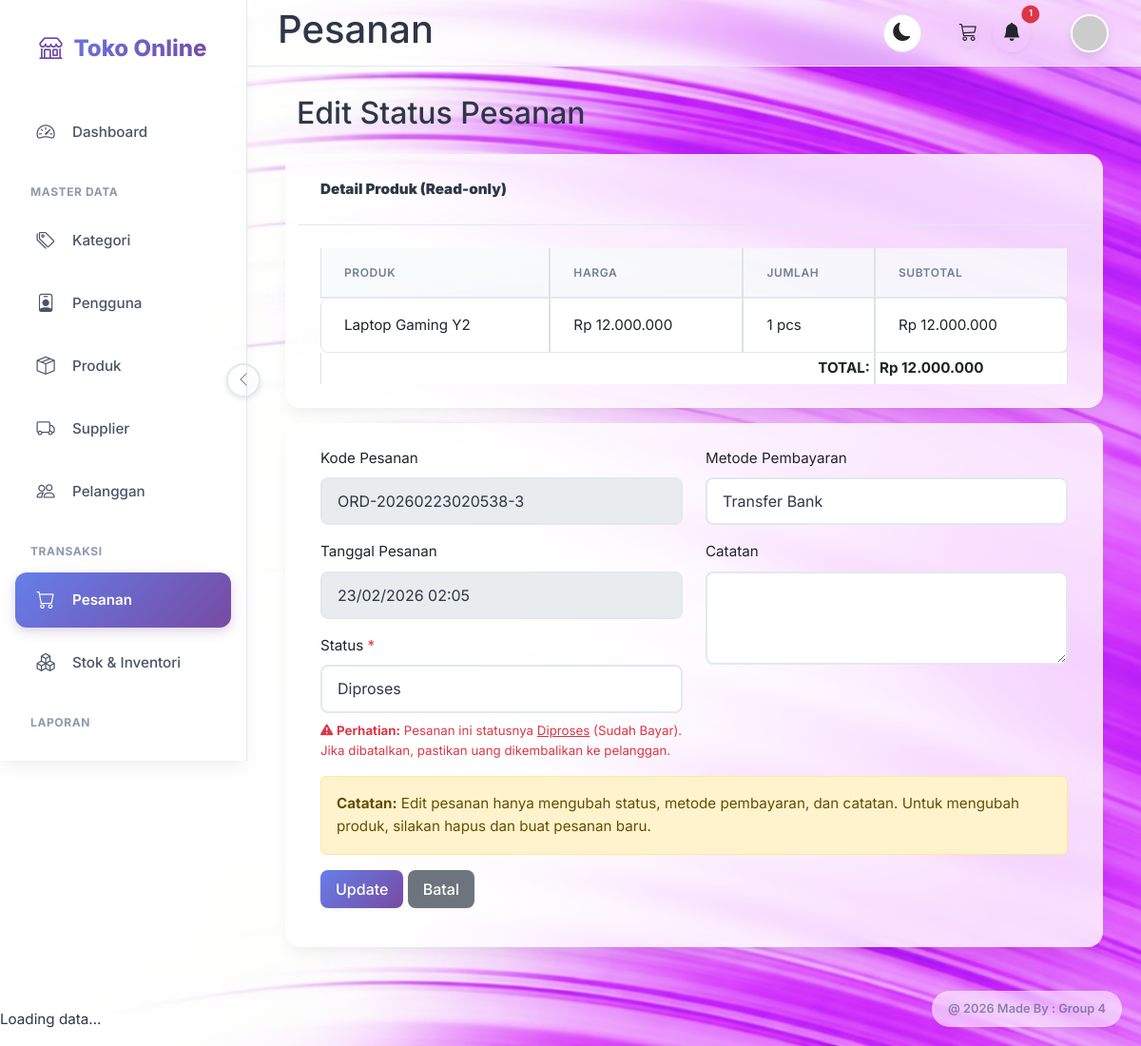
The page /pesanan/edit.php?id=2 (signed in) on the database its author committed.
### tables this page shows
CREATE TABLE `detail_pesanan` (
  `id` int(11) NOT NULL,
  `pesanan_id` int(11) NOT NULL,
  `produk_id` int(11) DEFAULT NULL,
  `jumlah` int(11) NOT NULL DEFAULT 1,
  `harga_satuan` decimal(15,2) NOT NULL DEFAULT 0.00,
  `subtotal` decimal(15,2) NOT NULL DEFAULT 0.00
);

CREATE TABLE `produk` (
  `id` int(11) NOT NULL,
  `kode_produk` varchar(20) NOT NULL,
  `nama_produk` varchar(100) NOT NULL,
  `kategori_id` int(11) DEFAULT NULL,
  `harga` decimal(15,2) NOT NULL DEFAULT 0.00,
  `stok` int(11) NOT NULL DEFAULT 0,
  `satuan` varchar(20) DEFAULT 'pcs',
  `deskripsi` text DEFAULT NULL,
  `photo` varchar(255) DEFAULT NULL,
  `supplier_id` int(11) DEFAULT NULL,
  `created_at` timestamp NOT NULL DEFAULT current_timestamp()
);

CREATE TABLE `pesanan` (
  `id` int(11) NOT NULL,
  `kode_pesanan` varchar(20) NOT NULL,
  `tanggal_pesanan` datetime NOT NULL,
  `pelanggan_id` int(11) DEFAULT NULL,
  `total_harga` decimal(15,2) NOT NULL DEFAULT 0.00,
  `status` enum('pending','diproses','dikirim','selesai','dibatalkan') DEFAULT 'pending',
  `metode_pembayaran` varchar(50) DEFAULT NULL,
  `catatan` text DEFAULT NULL,
  `created_at` timestamp NOT NULL DEFAULT current_timestamp()
);

### lib/functions.php (called while the page is built, shortened)
    <?php
function formatRupiah($amount)
{
    return 'Rp ' . number_format($amount, 0, ',', '.');
}
?>

### pesanan/edit.php (the view, shortened to what this page needs)
<?php
require_once '../lib/functions.php';
require_once '../config/database.php';
$id = $_GET['id'] ?? 0;
$sql_master = "SELECT * FROM `pesanan` WHERE `id` = ?";
$stmt_master = mysqli_prepare($connection, $sql_master);
mysqli_stmt_bind_param($stmt_master, 'i', $id);
mysqli_stmt_execute($stmt_master);
$result_master = mysqli_stmt_get_result($stmt_master);
$pesanan = mysqli_fetch_assoc($result_master);
$sql_detail = "SELECT dp.*, pr.nama_produk, pr.harga, pr.satuan
               FROM `detail_pesanan` dp
               LEFT JOIN `produk` pr ON dp.produk_id = pr.id
               WHERE dp.pesanan_id = ?";
$stmt_detail = mysqli_prepare($connection, $sql_detail);
mysqli_stmt_bind_param($stmt_detail, 'i', $id);
mysqli_stmt_execute($stmt_detail);
$result_detail = mysqli_stmt_get_result($stmt_detail);
?>
<?php include '../views/' . $THEME . '/header.php'; ?>
<?php include '../views/' . $THEME . '/sidebar.php'; ?>
<?php include '../views/' . $THEME . '/topnav.php'; ?>
<?php include '../views/' . $THEME . '/upper_block.php'; ?>
<div class="mb-3">
    <h2>Edit Status Pesanan</h2>
</div>
<div class="card mb-3">
    <div class="card-header">
        <strong>Detail Produk (Read-only)</strong>
    </div>
    <div class="card-body">
        <table class="table table-sm table-bordered">
            <thead>
                <tr>
                    <th>Produk</th>
                    <th>Harga</th>
                    <th>Jumlah</th>
                    <th>Subtotal</th>
                </tr>
            </thead>
            <tbody>
                <?php while ($detail = mysqli_fetch_assoc($result_detail)): ?>
                    <tr>
                        <td>
                            <?= htmlspecialchars($detail['nama_produk'] ?? 'Produk Dihapus') ?>
                        </td>
                        <td>
                            <?= formatRupiah($detail['harga_satuan']) ?>
                        </td>
                        <td>
                            <?= $detail['jumlah'] ?>
                            <?= htmlspecialchars($detail['satuan'] ?? '') ?>
                        </td>
                        <td>
                            <?= formatRupiah($detail['subtotal']) ?>
                        </td>
                    </tr>
                <?php endwhile; ?>
            </tbody>
            <tfoot>
                <tr>
                    <th colspan="3" class="text-end">TOTAL:</th>
                    <th>
                        <?= formatRupiah($pesanan['total_harga']) ?>
                    </th>
                </tr>
            </tfoot>
        </table>
    </div>
</div>
<div class="card">
    <div class="card-body">
        <form method="POST" action="">
            <div class="row">
                <div class="col-md-6">
                    <div class="mb-3">
                        <label class="form-label">Kode Pesanan</label>
                        <input type="text" class="form-control"
                            value="<?= htmlspecialchars($pesanan['kode_pesanan']) ?>" disabled>
                    </div>
                    <div class="mb-3">
                        <label class="form-label">Tanggal Pesanan</label>
                        <input type="text" class="form-control"
                            value="<?= date('d/m/Y H:i', strtotime($pesanan['tanggal_pesanan'])) ?>" disabled>
                    </div>
                    <div class="mb-3">
                        <label for="status" class="form-label">Status <span class="text-danger">*</span></label>
                        <select class="form-control" id="status" name="status" required>
                            <option value="diproses" <?= $pesanan['status'] == 'diproses' ? 'selected' : '' ?>>Diproses
                            </option>
                        </select>
                        <?php if (in_array($pesanan['status'], ['diproses', 'dikirim', 'selesai'])): ?>
                            <div class="form-text text-danger mt-2" id="refund-warning">
                                <i class="bi bi-exclamation-triangle-fill"></i>
                                <strong>Perhatian:</strong> Pesanan ini statusnya <u><?= ucfirst($pesanan['status']) ?></u>
                                (Sudah Bayar).
                                Jika dibatalkan, pastikan uang dikembalikan ke pelanggan.
                            </div>
                        <?php endif; ?>
                    </div>
                </div>
                <div class="col-md-6">
                    <div class="mb-3">
                        <label for="metode_pembayaran" class="form-label">Metode Pembayaran</label>
                        <select class="form-control" id="metode_pembayaran" name="metode_pembayaran">
                            <option value="Transfer Bank" <?= $pesanan['metode_pembayaran'] == 'Transfer Bank' ? 'selected' : '' ?>>Transfer Bank</option>
                        </select>
                    </div>
                    <div class="mb-3">
                        <label for="catatan" class="form-label">Catatan</label>
                        <textarea class="form-control" id="catatan" name="catatan"
                            rows="3"><?= htmlspecialchars($pesanan['catatan']) ?></textarea>
                    </div>
                </div>
            </div>
            <div class="alert alert-warning">
                <strong>Catatan:</strong> Edit pesanan hanya mengubah status, metode pembayaran, dan catatan. Untuk
                mengubah produk, silakan hapus dan buat pesanan baru.
            </div>
            <div class="mb-3">
                <button type="submit" class="btn btn-primary">Update</button>
                <a href="index.php" class="btn btn-secondary">Batal</a>
            </div>
        </form>
    </div>
</div>
<?php include '../views/' . $THEME . '/lower_block.php'; ?>
<?php include '../views/' . $THEME . '/footer.php'; ?>

### assets/default/css/style.css (style rules this page uses)
:root { --primary-gradient: linear-gradient(135deg, #667eea 0%, #764ba2 100%); --primary-color: #667eea; --secondary-color: #a0aec0; --success-bg: #c6f6d5; --success-text: #22543d; --warning-bg: #feebc8; --warning-text: #744210; --danger-bg: #fed7d7; --danger-text: #822727; --info-bg: #bee3f8; --info-text: #2c5282; --bg-body: #f8f9fe; --bg-card: #ffffff; --text-main: #2d3748; --text-muted: #718096; --sidebar-bg: rgba(255, 255, 255, 0.7); --sidebar-text: #4a5568; --sidebar-hover-bg: rgba(247, 250, 252, 0.8); --sidebar-active-bg: rgba(235, 244, 255, 0.8); --sidebar-active-text: #5a67d8; --border-color: #e2e8f0; --card-shadow: 0 10px 15px -3px rgba(0, 0, 0, 0.05), 0 4px 6px -2px rgba(0, 0, 0, 0.025); --hover-shadow: 0 20px 25px -5px rgba(0, 0, 0, 0.1), 0 10px 10px -5px rgba(0, 0, 0, 0.04); --font-family: 'Inter', system-ui, -apple-system, sans-serif; --border-radius: 1rem; --transition-speed: 0.3s cubic-bezier(0.4, 0, 0.2, 1); }
html { scrollbar-width: none; -ms-overflow-style: none; }
body { font-family: var(--font-family); background-color: var(--bg-body); color: var(--text-main); font-size: 0.95rem; transition: background-color 0.3s ease, color 0.3s ease; -webkit-font-smoothing: antialiased; line-height: 1.6; background-image: url('../images/bg-light.png'); background-size: cover; background-position: center; background-attachment: fixed; background-repeat: no-repeat; }
.btn { border-radius: 0.5rem; font-weight: 500; padding: 0.5rem 1rem; transition: all 0.2s; border: none; box-shadow: 0 2px 4px rgba(0, 0, 0, 0.05); }
.btn-primary { background: var(--primary-gradient); color: white; border: none; }
.card { border: none; border-radius: var(--border-radius); box-shadow: var(--card-shadow); background-color: rgba(255, 255, 255, 0.8); backdrop-filter: blur(10px); margin-bottom: 1.5rem; overflow: hidden; transition: all 0.3s ease; border: 1px solid rgba(255, 255, 255, 0.3); }
.card-header { background-color: transparent; border-bottom: 1px solid var(--border-color); padding: 1.5rem; font-weight: 700; color: var(--text-main); }
.card-body { padding: 1.5rem; }
.table { margin-bottom: 0; color: var(--text-main); border-collapse: separate; border-spacing: 0; }
.table thead th { background-color: var(--sidebar-hover-bg); border-bottom: 2px solid var(--border-color); color: var(--text-muted); font-weight: 600; text-transform: uppercase; font-size: 0.75rem; letter-spacing: 0.05em; padding: 1rem 1.5rem; }
.table td { padding: 1rem 1.5rem; vertical-align: middle; border-bottom: 1px solid var(--border-color); transition: background 0.2s; }
.table td:first-child { border-top-left-radius: 8px; border-bottom-left-radius: 8px; }
.table td:last-child { border-top-right-radius: 8px; border-bottom-right-radius: 8px; }
.form-control, .form-select { border-radius: 0.5rem; padding: 0.7rem 1rem; border: 2px solid var(--border-color); background-color: var(--bg-card); color: var(--text-main); transition: all 0.2s; }

### rows shown on the page
detail_pesanan: produk.nama_produk "Laptop Gaming Y2", harga_satuan "Rp 12.000.000", jumlah "1", produk.satuan "pcs", subtotal "Rp 12.000.000"
pesanan: total_harga "Rp 12.000.000", kode_pesanan "ORD-20260223020538-3", tanggal_pesanan "23/02/2026 02:05", status "Diproses"

### other values the page prints
count($notifs) "1"
